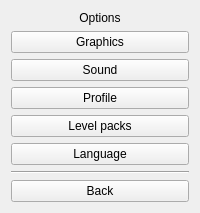
  <widget class="QWidget" name="page_1">
   <layout class="QGridLayout" name="gridLayout_9">
    <item row="0" column="0">
     <widget class="QLabel" name="label">
      <property name="text">
       <string>Options</string>
      </property>
      <property name="alignment">
       <set>Qt::AlignCenter</set>
      </property>
     </widget>
    </item>
    <item row="1" column="0">
     <widget class="QPushButton" name="bOptGraphics">
      <property name="sizePolicy">
       <sizepolicy hsizetype="Expanding" vsizetype="Expanding">
        <horstretch>0</horstretch>
        <verstretch>0</verstretch>
       </sizepolicy>
      </property>
      <property name="maximumSize">
       <size>
        <width>16777215</width>
        <height>65</height>
       </size>
      </property>
      <property name="cursor">
       <cursorShape>PointingHandCursor</cursorShape>
      </property>
      <property name="mouseTracking">
       <bool>false</bool>
      </property>
      <property name="text">
       <string>Graphics</string>
      </property>
      <property name="icon">
       <iconset resource="resources.qrc">
        <normaloff>:/images/icons/display.png</normaloff>:/images/icons/display.png</iconset>
      </property>
      <property name="iconSize">
       <size>
        <width>32</width>
        <height>32</height>
       </size>
      </property>
     </widget>
    </item>
    <item row="2" column="0">
     <widget class="QPushButton" name="bOptSound">
      <property name="sizePolicy">
       <sizepolicy hsizetype="Expanding" vsizetype="Expanding">
        <horstretch>0</horstretch>
        <verstretch>0</verstretch>
       </sizepolicy>
      </property>
      <property name="maximumSize">
       <size>
        <width>16777215</width>
        <height>65</height>
       </size>
      </property>
      <property name="cursor">
       <cursorShape>PointingHandCursor</cursorShape>
      </property>
      <property name="mouseTracking">
       <bool>false</bool>
      </property>
      <property name="text">
       <string>Sound</string>
      </property>
      <property name="icon">
       <iconset resource="resources.qrc">
        <normaloff>:/images/icons/sound.png</normaloff>:/images/icons/sound.png</iconset>
      </property>
      <property name="iconSize">
       <size>
        <width>32</width>
        <height>32</height>
       </size>
      </property>
     </widget>
    </item>
    <item row="3" column="0">
     <widget class="QPushButton" name="bOptProfile">
      <property name="sizePolicy">
       <sizepolicy hsizetype="Expanding" vsizetype="Expanding">
        <horstretch>0</horstretch>
        <verstretch>0</verstretch>
       </sizepolicy>
      </property>
      <property name="maximumSize">
       <size>
        <width>16777215</width>
        <height>65</height>
       </size>
      </property>
      <property name="cursor">
       <cursorShape>PointingHandCursor</cursorShape>
      </property>
      <property name="mouseTracking">
       <bool>false</bool>
      </property>
      <property name="text">
       <string>Profile</string>
      </property>
      <property name="icon">
       <iconset resource="resources.qrc">
        <normaloff>:/images/icons/users.png</normaloff>:/images/icons/users.png</iconset>
      </property>
      <property name="iconSize">
       <size>
        <width>32</width>
        <height>32</height>
       </size>
      </property>
     </widget>
    </item>
    <item row="4" column="0">
     <widget class="QPushButton" name="bOptLevels">
      <property name="sizePolicy">
       <sizepolicy hsizetype="Expanding" vsizetype="Expanding">
        <horstretch>0</horstretch>
        <verstretch>0</verstretch>
       </sizepolicy>
      </property>
      <property name="maximumSize">
       <size>
        <width>16777215</width>
        <height>65</height>
       </size>
      </property>
      <property name="cursor">
       <cursorShape>PointingHandCursor</cursorShape>
      </property>
      <property name="mouseTracking">
       <bool>false</bool>
      </property>
      <property name="text">
       <string>Level packs</string>
      </property>
      <property name="icon">
       <iconset resource="resources.qrc">
        <normaloff>:/images/icons/pack.png</normaloff>:/images/icons/pack.png</iconset>
      </property>
      <property name="iconSize">
       <size>
        <width>32</width>
        <height>32</height>
       </size>
      </property>
     </widget>
    </item>
    <item row="5" column="0">
     <widget class="QPushButton" name="bOptLanguage">
      <property name="sizePolicy">
       <sizepolicy hsizetype="Expanding" vsizetype="Expanding">
        <horstretch>0</horstretch>
        <verstretch>0</verstretch>
       </sizepolicy>
      </property>
      <property name="maximumSize">
       <size>
        <width>16777215</width>
        <height>65</height>
       </size>
      </property>
      <property name="cursor">
       <cursorShape>PointingHandCursor</cursorShape>
      </property>
      <property name="mouseTracking">
       <bool>false</bool>
      </property>
      <property name="text">
       <string>Language</string>
      </property>
      <property name="icon">
       <iconset resource="resources.qrc">
        <normaloff>:/images/icons/language.png</normaloff>:/images/icons/language.png</iconset>
      </property>
      <property name="iconSize">
       <size>
        <width>32</width>
        <height>32</height>
       </size>
      </property>
     </widget>
    </item>
    <item row="7" column="0">
     <widget class="QPushButton" name="bOptBack">
      <property name="sizePolicy">
       <sizepolicy hsizetype="Expanding" vsizetype="Expanding">
        <horstretch>0</horstretch>
        <verstretch>0</verstretch>
       </sizepolicy>
      </property>
      <property name="maximumSize">
       <size>
        <width>16777215</width>
        <height>48</height>
       </size>
      </property>
      <property name="cursor">
       <cursorShape>PointingHandCursor</cursorShape>
      </property>
      <property name="mouseTracking">
       <bool>false</bool>
      </property>
      <property name="text">
       <string>Back</string>
      </property>
     </widget>
    </item>
    <item row="6" column="0">
     <widget class="Line" name="line">
      <property name="orientation">
       <enum>Qt::Horizontal</enum>
      </property>
     </widget>
    </item>
   </layout>
  </widget>
